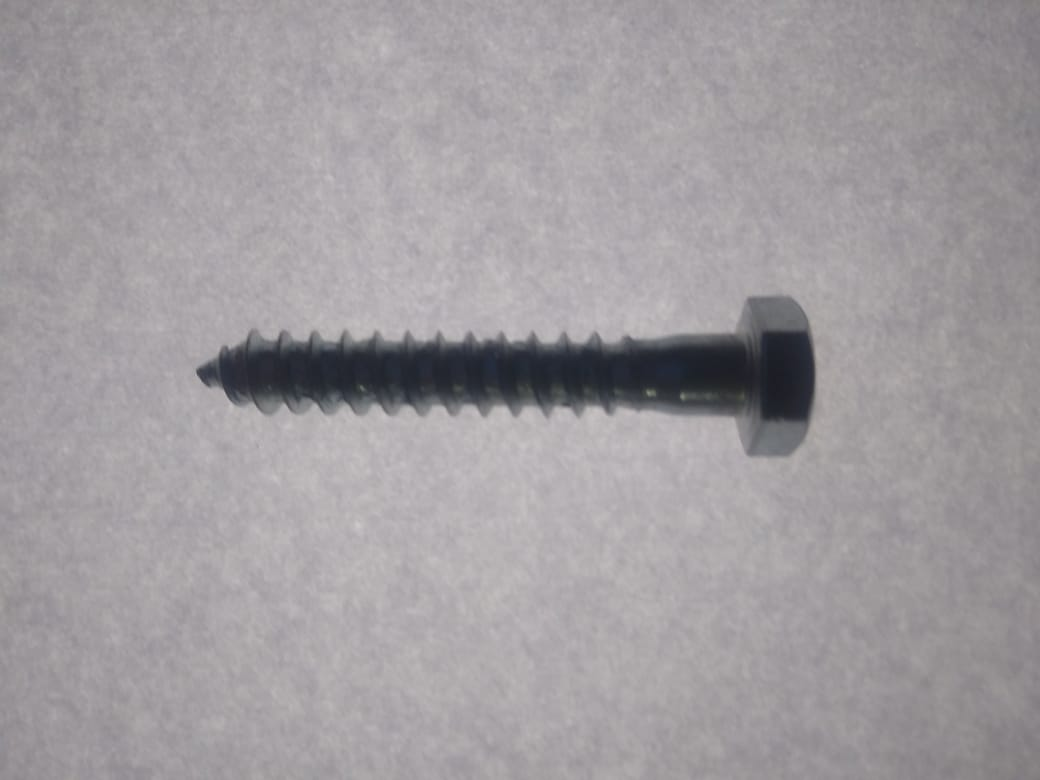
%> input picture PROYECTO/tornillo3.jpeg, 1040 x 780 px
$ octave load_data.m   (GNU Octave 9; MATLAB toolbox functions it lacks are replaced by stand-ins)
%> lines starting %> are read from the running program, lines starting %| are printed output that depends on the picture; in (x1, y1, x2, y2) boxes, pixels count from 0 and x2, y2 are one past the last pixel; in counts of white or black regions, pixels touching at a corner belong together; the program's own positions count from 1
%Cargar la imagen

cd 'F:\UNCUYO\IA_1';
img = imread('tornillo3.jpeg');
%> img is the input picture: size 780x1040x3 uint8; mean R, G, B 160.5, 156.2, 159.6
carac=zeros(2,1);            %Vector de caracteristicas de la imagen


    %Separa los canales
    img_R=img(:,:,1);   %Rojo
    img_G=img(:,:,2);   %Verde
    img_B=img(:,:,3);   %Azul

    %Niveles de los cancales RGB
    levelr=0.10;
    levelg=0.90;
    levelb=0.10;

    i1=imbinarize(img_R,levelr);
%> i1: size 780x1040 logical; every value is 1
    i2=imbinarize(img_G,levelg);
%> i2: size 780x1040 logical; every value is 0
    i3=imbinarize(img_B,levelb);

    figure
    subplot(2,2,1), imshow(img_R), title('red chanel')
    subplot(2,2,2), imshow(img_G), title('green chanel')
    subplot(2,2,3), imshow(img_B), title('blue chanel')

    %Para dar nitidez a la imagen
    imgsum=(i1&i2&i3);
    subplot(2,2,4), imshow(imgsum), title('suma de los planos')
    %La suma de los planos no resulta bien ya que se sacò la foto con flash
    %y hay un brillo blanco en toda la foto

    I=rgb2gray(img); black = imbinarize(I);
%> after `black = imbinarize(I)`:
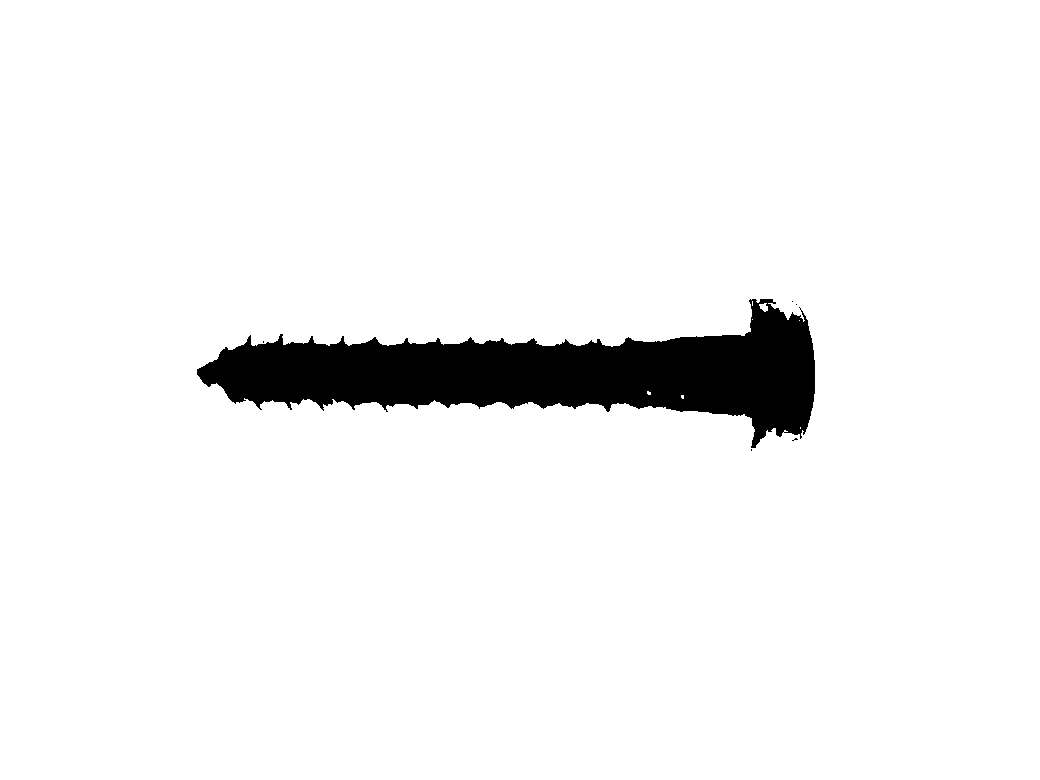
%> black: size 780x1040 logical; 94.8% white; 6 black regions (5 under 20 px), largest, box (x1, y1, x2, y2) and area: (197, 299, 815, 448) 41842
    figure, subplot(2,1,1); imshow (black);
    black = bwareaopen(black,10000); %imshow(black), title('aca se ve el cambio');        %Elimina ruidos
%> black: size 780x1040 logical; 94.8% white; 6 black regions (5 under 20 px), largest, box (x1, y1, x2, y2) and area: (197, 299, 815, 448) 41929
    [B,L] = bwboundaries(black,'noholes');
%> B = 1 boundary; box (x1, y1, x2, y2) and points: (0, 0, 1040, 780) 3637
    imshow(label2rgb(L,@jet,[.5 .5 .5])); hold on;
    for k = 1:length(B)
        boundary = B{k};
        plot(boundary(:,2),boundary(:,1),'w','LineWidth',2)
    end
%> this loop made 1 pass
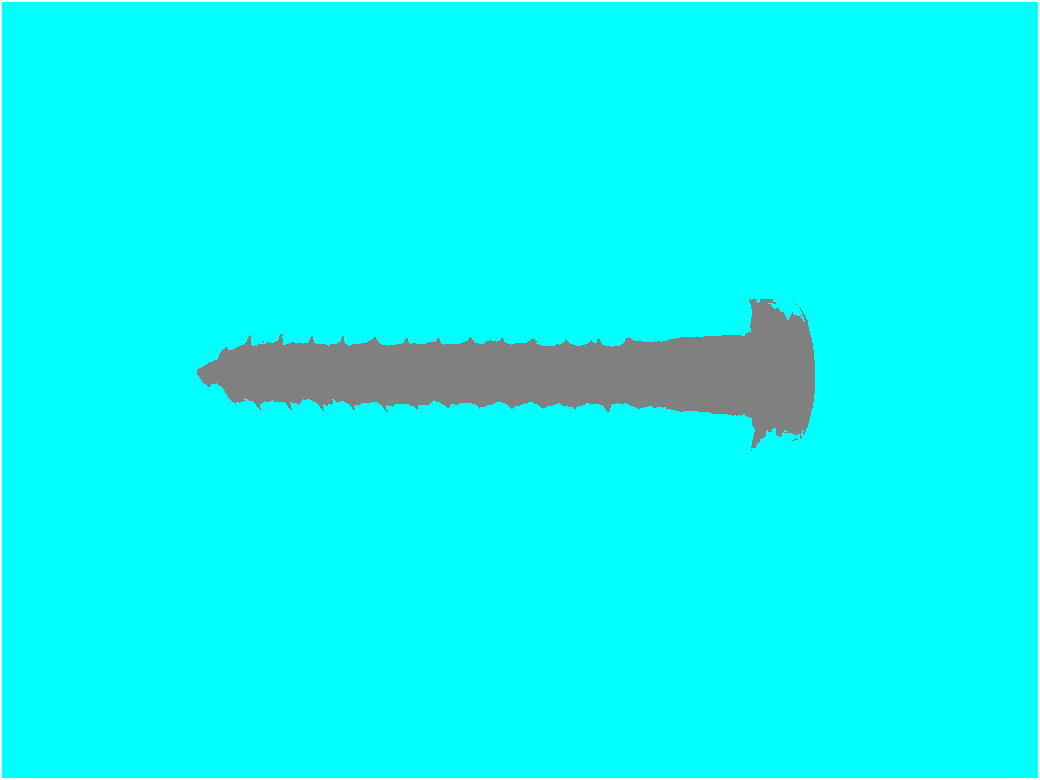
%> figure redrawn from the program's plot data
    %Convertir a escala de grises
%     igray = rgb2gray(img);
%     figure
%     imshow(igray), title('igray');
%Esta opcion no funciona bien

    %Invertir las imàgenes
%      complement = imcomplement(imgsum);
%      completo = imfill (complement, 'holes');
%      figure, imshow (completo), title('rellenado ');

    %Pruebo con fondo verde
    f_verde=imcomplement(img_G);
    completo2= imfill(f_verde,'holes');
     figure
     subplot(2,1,1), imshow (completo2), title('rellenado para fondo verde ');

    %La misma con fondo verde pero pasada a blanco y negro
    BW=imbinarize(completo2);
%> BW: size 780x1040 logical; 5% white; 18 white regions (17 under 20 px), largest, box (x1, y1, x2, y2) and area: (197, 303, 815, 443) 40237
    subplot(2,1,2), imshow(BW), title ('invertido');

    %Calcular cuantas lineas rectas hay (si hay)
    BWhite = edge(BW,'Prewitt');
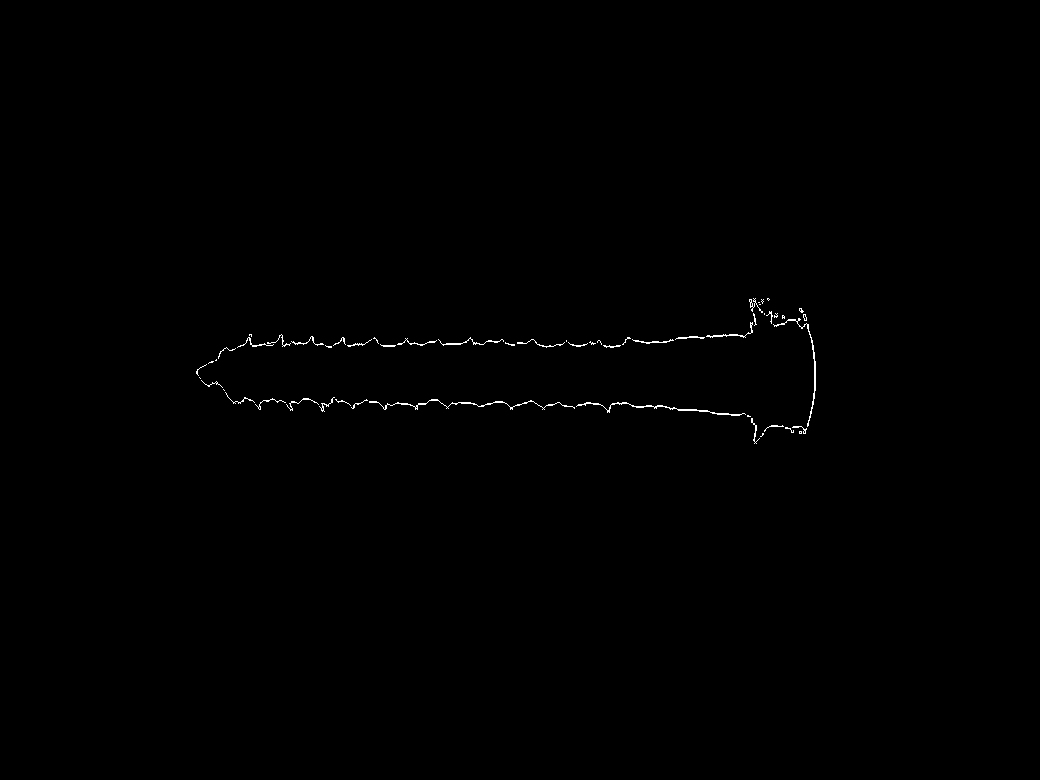
%> BWhite: size 780x1040 logical; 0.29% white in thin lines or dots, all inside (x1, y1, x2, y2) = (196, 298, 816, 444)

    [H,T,R] = hough(BWhite);
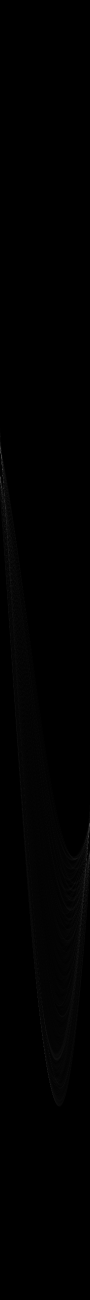
%> H: size 2599x180 double (shown at 1/2 size); min 0, max 131, mean 0.9
%> T = 180 values from -90 to 89; R = 2599 values from -1299 to 1299
    imshow(H,[],'XData',T,'YData',R,...
                'InitialMagnification','fit');
    xlabel('\theta'), ylabel('\rho');
    axis on, axis normal, hold on;

    P  = houghpeaks(H,5,'threshold',ceil(0.3*max(H(:))));
%> P = [905 2; 956 1; 1673 178; 952 6; 1708 175]
    x = T(P(:,2)); y = R(P(:,1));
%> after `x = T(P(:,2))`: x = [-89 -90 87 -85 84]
%> after `y = R(P(:,1))`: y = [-395 -344 373 -348 408]
    plot(x,y,'s','color','white');
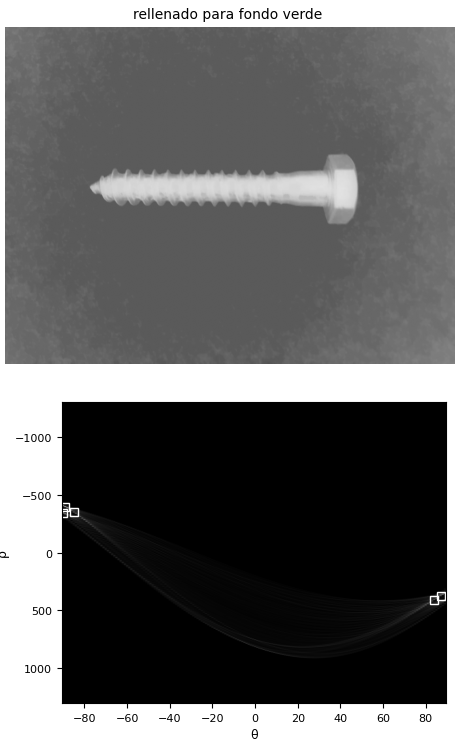
%> figure redrawn from the program's plot data, 2 panels

    lines = houghlines(BWhite,T,R,P,'FillGap',5,'MinLength',7);
%> lines = 29 lines; longest, point1 to point2 (x, y): (670, 409) to (715, 413), (633, 407) to (657, 408), (452, 404) to (475, 404), (443, 345) to (461, 345), (727, 336) to (743, 336), (689, 338) to (705, 338)
    figure, imshow(I), hold on
    max_len = 0;

    for k = 1:length(lines)
       xy = [lines(k).point1; lines(k).point2];
       plot(xy(:,1),xy(:,2),'LineWidth',2,'Color','green');

%       Plot beginnings and ends of lines
       plot(xy(1,1),xy(1,2),'x','LineWidth',2,'Color','yellow');
       plot(xy(2,1),xy(2,2),'x','LineWidth',2,'Color','red');

       % Determine the endpoints of the longest line segment
       len = norm(lines(k).point1 - lines(k).point2);
       if ( len > max_len)
          max_len = len;
          xy_long = xy;
       end
    end
%> this loop made 29 passes
%> (len, max_len, xy_long) on passes 1, 2, 4, 6, 22: (7, 7, [244 400; 251 400]), (13, 13, [332 402; 345 402]), (23, 23, [452 404; 475 404]), (24.02, 24.02, [633 407; 657 408]), (45.18, 45.18, [670 409; 715 413])
%> (xy, len) on passes 3, 5, 7, 8, 9, 10: ([370 403; 379 403], 9), ([578 406; 586 406], 8), ([666 408; 675 408], 9), ([283 345; 290 345], 7), ([316 345; 324 345], 8), ([354 345; 365 345], 11)

    % Highlight the longest line segment by coloring it cyan.
     plot(xy_long(:,1),xy_long(:,2),'LineWidth',2,'Color','cyan');
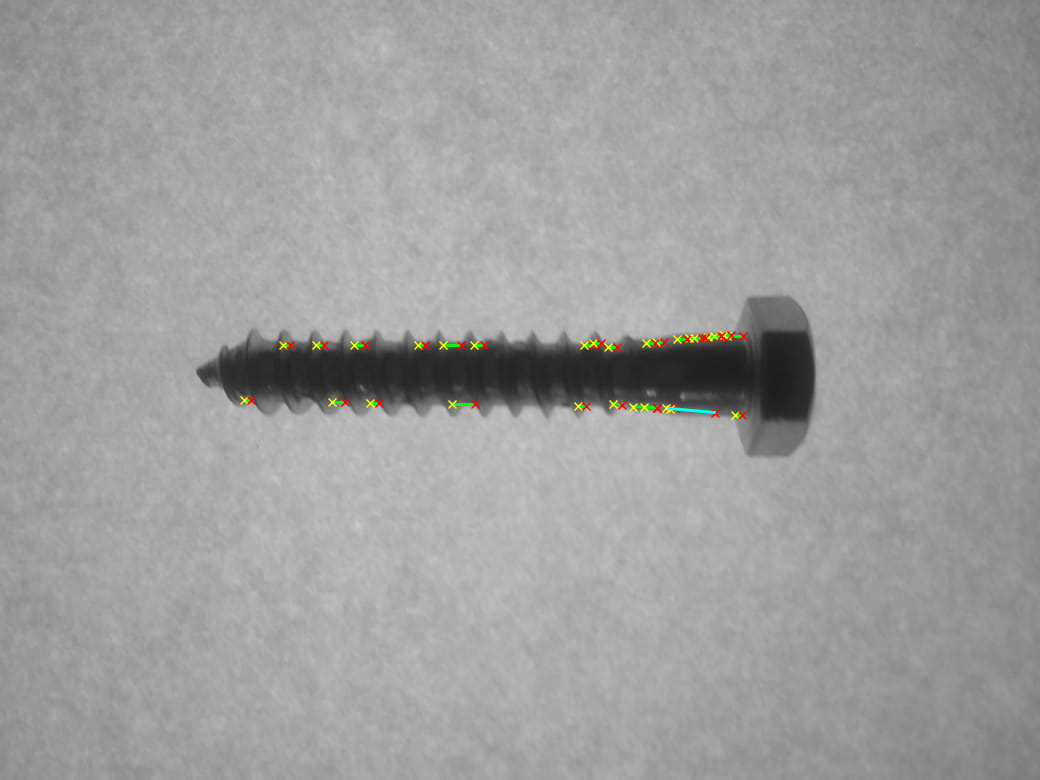
%> figure redrawn from the program's plot data

    %Luego ver de la longitud de xy_long y comparar clavos y tornillos


    %Pongo el numero de lineas para diferenciar tornillo y clavo
    carac(2,1)=length(lines)/10;

    %Elijo las formas


    %Buscar por formas
     se=strel('disk',0);
     Iopened=imopen(completo2, se);

      figure
      subplot(2,1,1), imshow(Iopened), title('rellenado y sacado por formas');
      BW2=imbinarize(Iopened);
      subplot(2,1,2), imshow(BW2), title (strcat('invertido ' ,' ', num2str(i)));


     %Calculo de la circularidad de cada imagen
    %Perímetro
    CC=regionprops(BW,'Perimeter','Area','Eccentricity');       %Si no probar con Eccentricity
%> CC = 18 regions; largest, Area, Eccentricity and Perimeter: 40237 0.993 1724.7, 7 0.353 6.37, 6 0.953 8.33, 5 0.931 7.01, 5 0.765 4.96
    peri=CC.Perimeter;
%> peri = 1724.7
    area=CC.Area;
%> area = 40237
    exen=CC.Eccentricity;
%> exen = 0.993
    Circularity=(4*area*pi)/((peri)^2);
%> Circularity = 0.17
    %Otra forma
    Perim_calculado=sqrt(4*pi*area);
%> Perim_calculado = 711.1

    %Circularity=Perim_calculado/peri;

    Area_ideal=(peri)^2/(4*pi);
%> Area_ideal = 236722.7

    carac(1,1)=exen; %Circularity;    %Falta normalizar


      %suma de las posiciones para cada sector de la matriz
% Corregir la luz incidente en la foto
%   level=0.55;
%   Ithresh= imbinarize(igray, level);
%   imshowpair(img, Ithresh, 'montage');
%%
disp('Estas son las caracteristicas de la foto');
carac
%> carac = [0.993; 2.9]
save('caracteristicas.mat','carac');       %guardo vector de caracteristicas

$ run again, with PROYECTO/tornillo2.jpeg copied over PROYECTO/tornillo3.jpeg
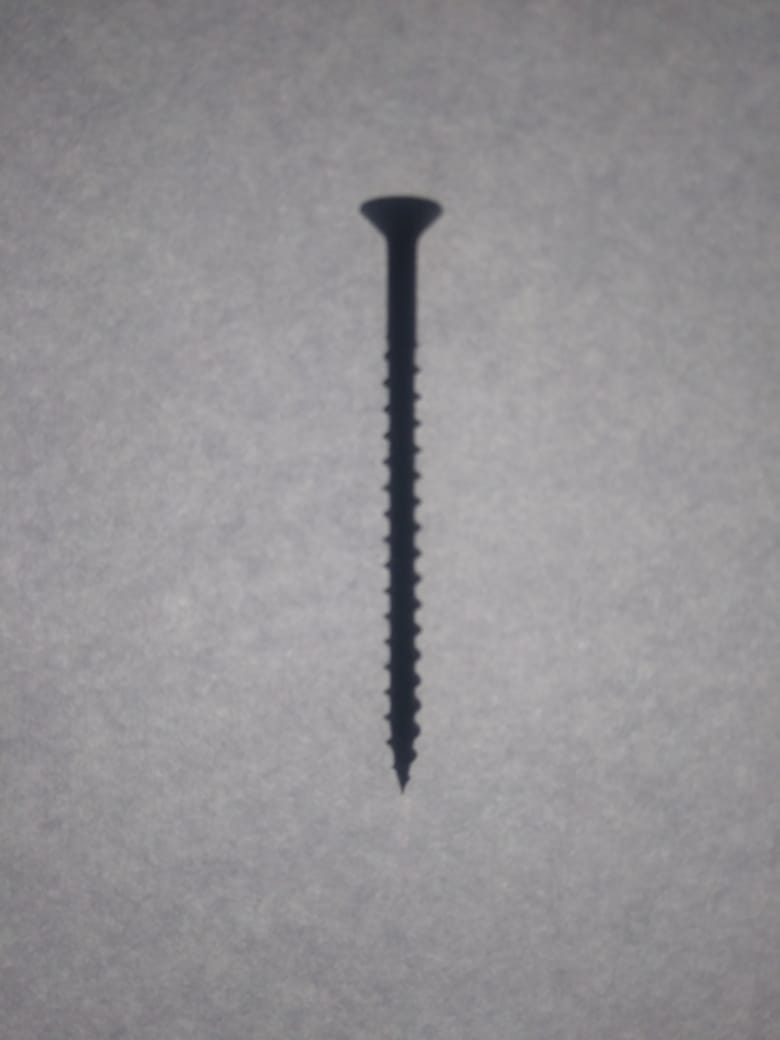
%> input picture PROYECTO/tornillo2.jpeg, 780 x 1040 px
%> img is the input picture: size 1040x780x3 uint8; mean R, G, B 146.8, 144.8, 148
%> i1: size 1040x780 logical; every value is 1
%> i2: size 1040x780 logical; every value is 0
%> `black = imbinarize(I)`:
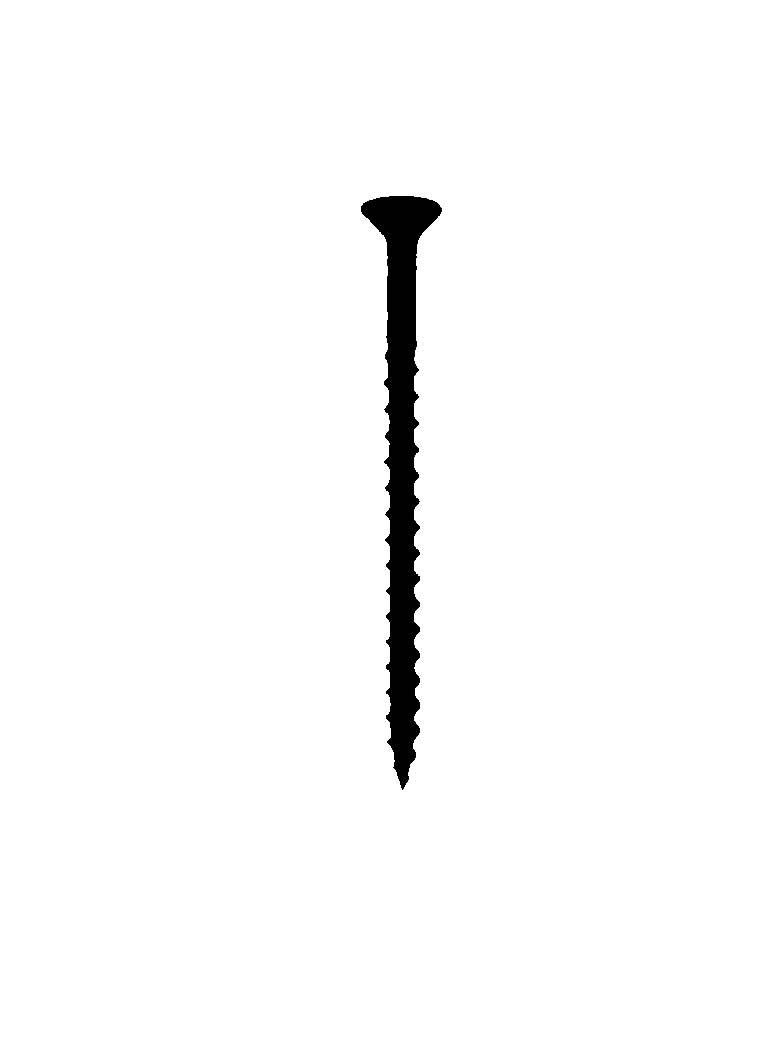
%> black: size 1040x780 logical; 97.9% white; 1 black region, box (x1, y1, x2, y2) and area: (361, 196, 442, 790) 17381
%> B = 1 boundary; box (x1, y1, x2, y2) and points: (0, 0, 780, 1040) 3637
%> the loop `for k = 1:length(B)` made 1 pass
%> BW: size 1040x780 logical; 2.1% white; 1 white region, box (x1, y1, x2, y2) and area: (361, 196, 442, 790) 17217
%> BWhite: size 1040x780 logical; 0.23% white in thin lines or dots, all inside (x1, y1, x2, y2) = (360, 195, 442, 791)
%> T = 180 values from -90 to 89; R = 2599 values from -1299 to 1299
%> P = [1689 91; 1721 92; 1668 87; 1733 95]
%> x = [0 1 -4 4]
%> y = [389 421 368 433]
%> lines = 26 lines; longest, point1 to point2 (x, y): (417, 263) to (417, 319), (387, 240) to (389, 281), (416, 320) to (416, 340), (390, 571) to (390, 588), (390, 596) to (390, 613), (390, 622) to (390, 639)
%> the loop `for k = 1:length(lines)` made 26 passes
%> (len, max_len, xy_long) on passes 1, 2, 3, 5, 8, 18, 19: (11, 11, [390 392; 390 403]), (13, 13, [390 417; 390 430]), (14, 14, [390 442; 390 456]), (15, 15, [390 494; 390 509]), (17, 17, [390 571; 390 588]), (20, 20, [416 320; 416 340]), (56, 56, [417 263; 417 319])
%> `plot(xy_long(:,1),xy_long(:,2),'LineWidth',2,'Color','cyan');`:
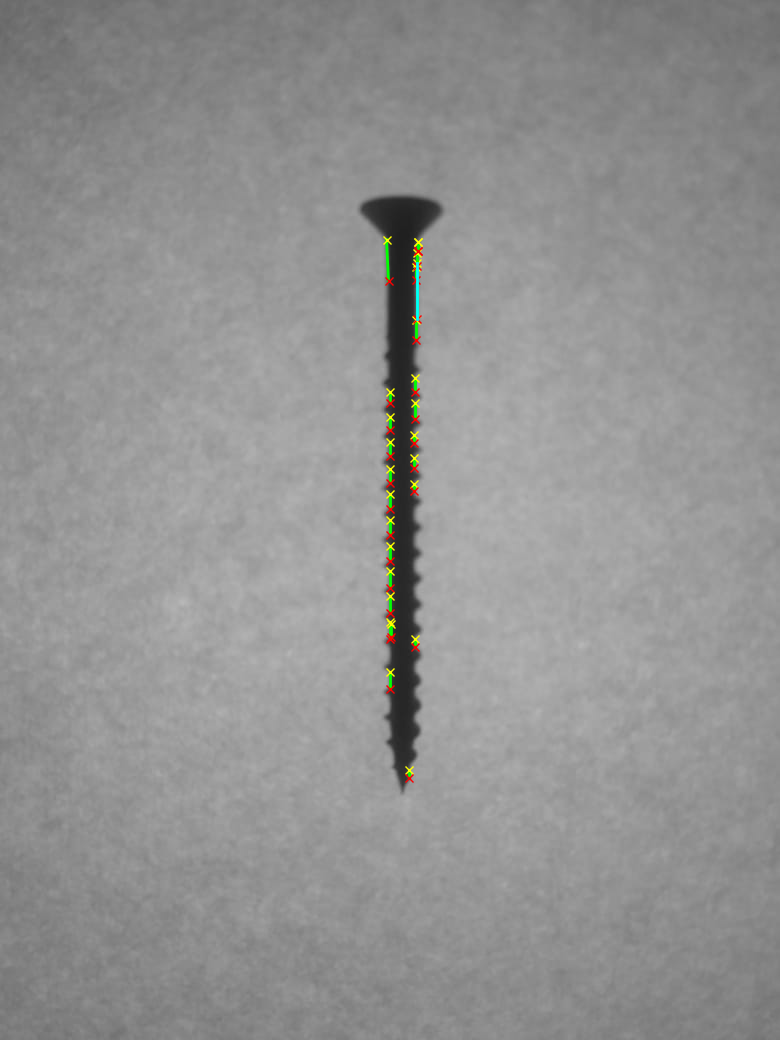
%> figure redrawn from the program's plot data
%> CC = 1 region; Area, Eccentricity and Perimeter: 17217 0.998 1373.8
%> peri = 1373.8
%> area = 17217
%> exen = 0.998
%> Circularity = 0.115
%> Perim_calculado = 465.1
%> Area_ideal = 150191.1
%> carac = [0.998; 2.6]
